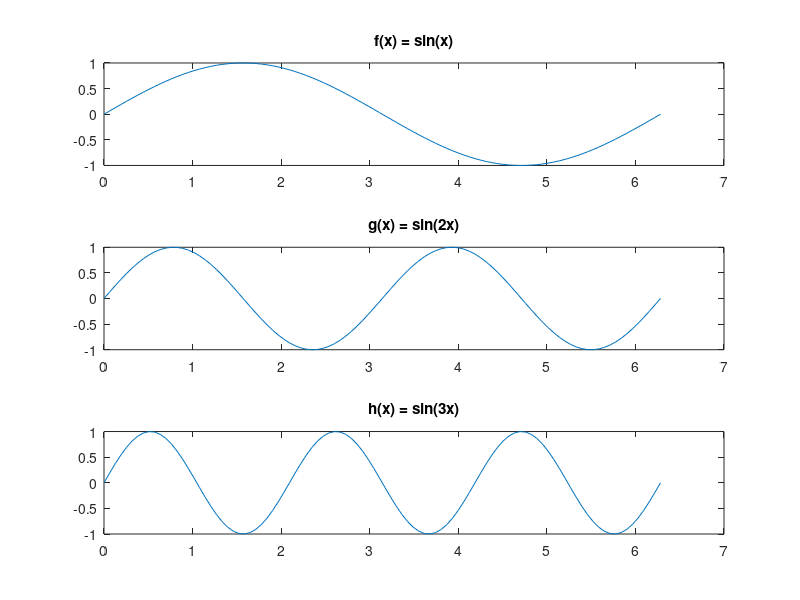

Write the MATLAB code that produced this figure.
% plot f,f,g:[2, 2pi] -> R where
% f(x) = sin(x)
% g(x) = sin(2x)
% h(x) = sin(3x)
% plot all of them, each in a different subplot

x = linspace(0, 2*pi, 100);
f = sin(x);
g = sin(2*x);
h = sin(3*x);
% subplot(x, y, z)
% x: total number of subplots
% y: total number of columns (the rows are computed based on that automatically)
% z: the index of the subplot (the index starts from 1 and goes from left to right on the rows, top to bottom on the columns)
subplot(3, 1, 1); % 3 rows, 1 column, 1st subplot
plot(x, f);
title('f(x) = sin(x)');
subplot(3, 1, 2); % 3 rows, 1 column, 2nd subplot
plot(x, g);
title('g(x) = sin(2x)');
subplot(3, 1, 3); % 3 rows, 1 column, 3rd subplot
plot(x, h);
title('h(x) = sin(3x)');
